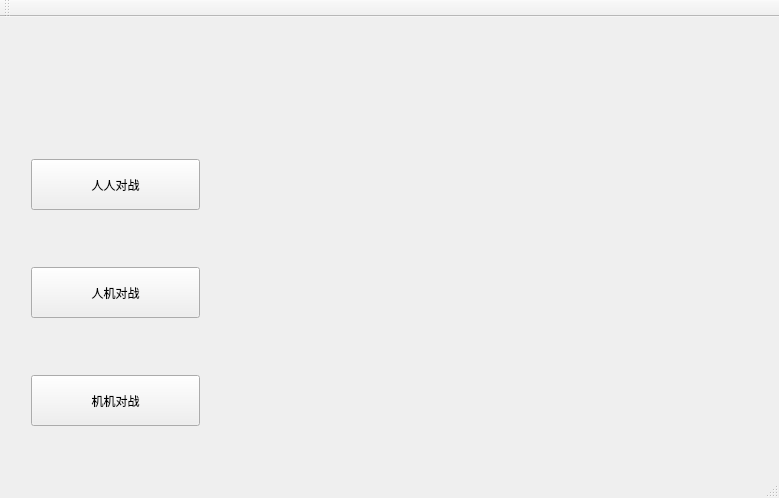
<?xml version="1.0" encoding="UTF-8"?>
<ui version="4.0">
 <class>MainWindow</class>
 <widget class="QMainWindow" name="MainWindow">
  <property name="geometry">
   <rect>
    <x>0</x>
    <y>0</y>
    <width>779</width>
    <height>498</height>
   </rect>
  </property>
  <property name="windowTitle">
   <string>MainWindow</string>
  </property>
  <widget class="QWidget" name="centralWidget">
   <widget class="QWidget" name="widget" native="true">
    <property name="geometry">
     <rect>
      <x>20</x>
      <y>80</y>
      <width>191</width>
      <height>391</height>
     </rect>
    </property>
    <layout class="QVBoxLayout" name="verticalLayout">
     <item>
      <spacer name="verticalSpacer_3">
       <property name="orientation">
        <enum>Qt::Vertical</enum>
       </property>
       <property name="sizeHint" stdset="0">
        <size>
         <width>20</width>
         <height>40</height>
        </size>
       </property>
      </spacer>
     </item>
     <item>
      <widget class="QPushButton" name="bntpeopeo">
       <property name="sizePolicy">
        <sizepolicy hsizetype="Minimum" vsizetype="Expanding">
         <horstretch>0</horstretch>
         <verstretch>0</verstretch>
        </sizepolicy>
       </property>
       <property name="text">
        <string>人人对战</string>
       </property>
      </widget>
     </item>
     <item>
      <spacer name="verticalSpacer">
       <property name="orientation">
        <enum>Qt::Vertical</enum>
       </property>
       <property name="sizeHint" stdset="0">
        <size>
         <width>20</width>
         <height>40</height>
        </size>
       </property>
      </spacer>
     </item>
     <item>
      <widget class="QPushButton" name="bntpeonet">
       <property name="sizePolicy">
        <sizepolicy hsizetype="Minimum" vsizetype="Expanding">
         <horstretch>0</horstretch>
         <verstretch>0</verstretch>
        </sizepolicy>
       </property>
       <property name="text">
        <string>人机对战</string>
       </property>
      </widget>
     </item>
     <item>
      <spacer name="verticalSpacer_2">
       <property name="orientation">
        <enum>Qt::Vertical</enum>
       </property>
       <property name="sizeHint" stdset="0">
        <size>
         <width>20</width>
         <height>40</height>
        </size>
       </property>
      </spacer>
     </item>
     <item>
      <widget class="QPushButton" name="bntnetnet">
       <property name="sizePolicy">
        <sizepolicy hsizetype="Minimum" vsizetype="Expanding">
         <horstretch>0</horstretch>
         <verstretch>0</verstretch>
        </sizepolicy>
       </property>
       <property name="text">
        <string>机机对战</string>
       </property>
      </widget>
     </item>
     <item>
      <spacer name="verticalSpacer_4">
       <property name="orientation">
        <enum>Qt::Vertical</enum>
       </property>
       <property name="sizeHint" stdset="0">
        <size>
         <width>20</width>
         <height>40</height>
        </size>
       </property>
      </spacer>
     </item>
    </layout>
   </widget>
   <widget class="QLabel" name="label">
    <property name="geometry">
     <rect>
      <x>240</x>
      <y>40</y>
      <width>531</width>
      <height>401</height>
     </rect>
    </property>
    <property name="text">
     <string/>
    </property>
    <property name="pixmap">
     <pixmap>../chessimage/huanying.jpg</pixmap>
    </property>
    <property name="scaledContents">
     <bool>true</bool>
    </property>
   </widget>
  </widget>
  <widget class="QMenuBar" name="menuBar">
   <property name="geometry">
    <rect>
     <x>0</x>
     <y>0</y>
     <width>779</width>
     <height>23</height>
    </rect>
   </property>
  </widget>
  <widget class="QToolBar" name="mainToolBar">
   <attribute name="toolBarArea">
    <enum>TopToolBarArea</enum>
   </attribute>
   <attribute name="toolBarBreak">
    <bool>false</bool>
   </attribute>
  </widget>
  <widget class="QStatusBar" name="statusBar"/>
 </widget>
 <layoutdefault spacing="6" margin="11"/>
 <resources/>
 <connections/>
</ui>
